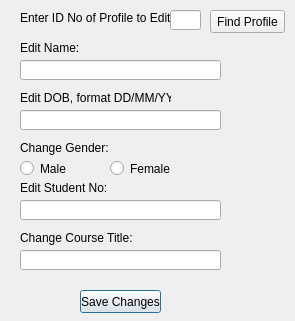
<?xml version="1.0" encoding="UTF-8"?>
<ui version="4.0">
 <class>EditProfile</class>
 <widget class="QDialog" name="EditProfile">
  <property name="geometry">
   <rect>
    <x>0</x>
    <y>0</y>
    <width>295</width>
    <height>321</height>
   </rect>
  </property>
  <property name="windowTitle">
   <string>Dialog</string>
  </property>
  <widget class="QLabel" name="lblCourseTitle">
   <property name="geometry">
    <rect>
     <x>20</x>
     <y>230</y>
     <width>151</width>
     <height>16</height>
    </rect>
   </property>
   <property name="text">
    <string>Change Course Title:</string>
   </property>
  </widget>
  <widget class="QLabel" name="lblGender">
   <property name="geometry">
    <rect>
     <x>20</x>
     <y>140</y>
     <width>151</width>
     <height>16</height>
    </rect>
   </property>
   <property name="text">
    <string>Change Gender:</string>
   </property>
  </widget>
  <widget class="QRadioButton" name="RBEditFemale">
   <property name="geometry">
    <rect>
     <x>110</x>
     <y>160</y>
     <width>82</width>
     <height>17</height>
    </rect>
   </property>
   <property name="text">
    <string>Female</string>
   </property>
  </widget>
  <widget class="QLabel" name="lblDOB">
   <property name="geometry">
    <rect>
     <x>20</x>
     <y>90</y>
     <width>151</width>
     <height>16</height>
    </rect>
   </property>
   <property name="text">
    <string>Edit DOB, format DD/MM/YY :</string>
   </property>
  </widget>
  <widget class="QRadioButton" name="RBEditMale">
   <property name="geometry">
    <rect>
     <x>20</x>
     <y>160</y>
     <width>82</width>
     <height>17</height>
    </rect>
   </property>
   <property name="text">
    <string>Male</string>
   </property>
  </widget>
  <widget class="QLabel" name="lblStudNo">
   <property name="geometry">
    <rect>
     <x>20</x>
     <y>180</y>
     <width>151</width>
     <height>16</height>
    </rect>
   </property>
   <property name="text">
    <string>Edit Student No:</string>
   </property>
  </widget>
  <widget class="QPushButton" name="cmdSave">
   <property name="geometry">
    <rect>
     <x>80</x>
     <y>290</y>
     <width>81</width>
     <height>23</height>
    </rect>
   </property>
   <property name="text">
    <string>Save Changes</string>
   </property>
  </widget>
  <widget class="QLabel" name="lblName">
   <property name="geometry">
    <rect>
     <x>20</x>
     <y>40</y>
     <width>151</width>
     <height>16</height>
    </rect>
   </property>
   <property name="text">
    <string>Edit Name:</string>
   </property>
  </widget>
  <widget class="QLabel" name="lblEnterID">
   <property name="geometry">
    <rect>
     <x>20</x>
     <y>10</y>
     <width>151</width>
     <height>16</height>
    </rect>
   </property>
   <property name="text">
    <string>Enter ID No of Profile to Edit:</string>
   </property>
  </widget>
  <widget class="QPushButton" name="cmdFindID">
   <property name="geometry">
    <rect>
     <x>210</x>
     <y>10</y>
     <width>75</width>
     <height>23</height>
    </rect>
   </property>
   <property name="text">
    <string>Find Profile</string>
   </property>
  </widget>
  <widget class="QLineEdit" name="txtEditName">
   <property name="geometry">
    <rect>
     <x>20</x>
     <y>60</y>
     <width>201</width>
     <height>20</height>
    </rect>
   </property>
   <property name="text">
    <string/>
   </property>
   <property name="maxLength">
    <number>50</number>
   </property>
  </widget>
  <widget class="QLineEdit" name="txtDOBEdit">
   <property name="geometry">
    <rect>
     <x>20</x>
     <y>110</y>
     <width>201</width>
     <height>20</height>
    </rect>
   </property>
   <property name="inputMask">
    <string/>
   </property>
   <property name="text">
    <string/>
   </property>
   <property name="maxLength">
    <number>8</number>
   </property>
  </widget>
  <widget class="QLineEdit" name="txtEditStudentNo">
   <property name="geometry">
    <rect>
     <x>20</x>
     <y>200</y>
     <width>201</width>
     <height>20</height>
    </rect>
   </property>
   <property name="text">
    <string/>
   </property>
   <property name="maxLength">
    <number>8</number>
   </property>
  </widget>
  <widget class="QLineEdit" name="txtEditCourseTitle">
   <property name="geometry">
    <rect>
     <x>20</x>
     <y>250</y>
     <width>201</width>
     <height>20</height>
    </rect>
   </property>
   <property name="text">
    <string/>
   </property>
   <property name="maxLength">
    <number>100</number>
   </property>
  </widget>
  <widget class="QLineEdit" name="txtIDNoEdit">
   <property name="geometry">
    <rect>
     <x>170</x>
     <y>10</y>
     <width>31</width>
     <height>20</height>
    </rect>
   </property>
   <property name="text">
    <string/>
   </property>
   <property name="maxLength">
    <number>4</number>
   </property>
  </widget>
 </widget>
 <resources/>
 <connections/>
</ui>
